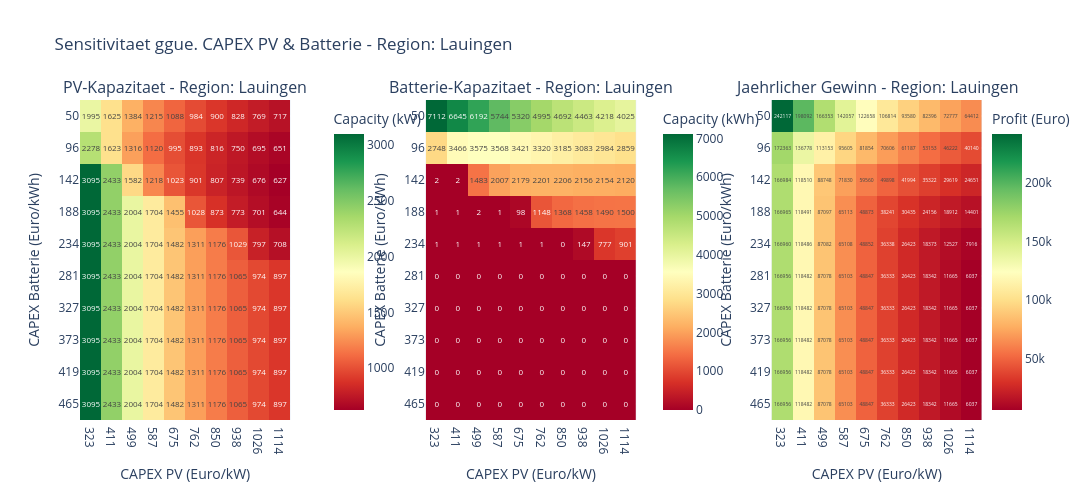

The notebook cell saved with this chart:
### Code cell
#plotting the results in heatmaps

fig_capex_heatmaps = make_subplots(
    rows=1, cols=3,
    subplot_titles=(
        f"PV Capacity - Region: {SENSITIVITY_REGION}",
        f"Battery Capacity - Region: {SENSITIVITY_REGION}",
        f"Annual Profit - Region: {SENSITIVITY_REGION}",
    ),
    horizontal_spacing=0.15,
)

x_labels = [f"{v:.0f}" for v in capex_pv_range]
y_labels = [f"{v:.0f}" for v in capex_batt_range]

# 1. PV capacity heatmap
fig_capex_heatmaps.add_trace(
    go.Heatmap(
        z=pv_cap_matrix_capex,
        x=x_labels, y=y_labels,
        colorscale="RdYlGn",
        text=pv_cap_matrix_capex,
        texttemplate="%{text:.0f}",
        colorbar=dict(title="Capacity (kW)", x=0.27, len=1.0),
    ),
    row=1, col=1,
)

# 2. Battery capacity heatmap
fig_capex_heatmaps.add_trace(
    go.Heatmap(
        z=batt_cap_matrix_capex,
        x=x_labels, y=y_labels,
        colorscale="RdYlGn",
        text=batt_cap_matrix_capex,
        texttemplate="%{text:.0f}",
        colorbar=dict(title="Capacity (kWh)", x=0.635, len=1.0),
    ),
    row=1, col=2,
)

# 3. Profit heatmap
fig_capex_heatmaps.add_trace(
    go.Heatmap(
        z=profit_matrix_capex,
        x=x_labels, y=y_labels,
        colorscale="RdYlGn",
        text=profit_matrix_capex,
        texttemplate="%{text:.0f}",
        colorbar=dict(title="Profit (Euro)", x=1.0, len=1.0),
    ),
    row=1, col=3,
)

# Shared axis labels + reversed y-axis on all three subplots
for col in (1, 2, 3):
    fig_capex_heatmaps.update_xaxes(title_text="CAPEX PV (Euro/kW)", row=1, col=col)
    fig_capex_heatmaps.update_yaxes(title_text="CAPEX Battery (Euro/kWh)", autorange="reversed", row=1, col=col)

fig_capex_heatmaps.update_layout(
    title_text=f"Sensitivity Analysis: CAPEX PV & Battery - Region: {SENSITIVITY_REGION}",
    height=500,
    width=1500,
)

fig_capex_heatmaps.show()
